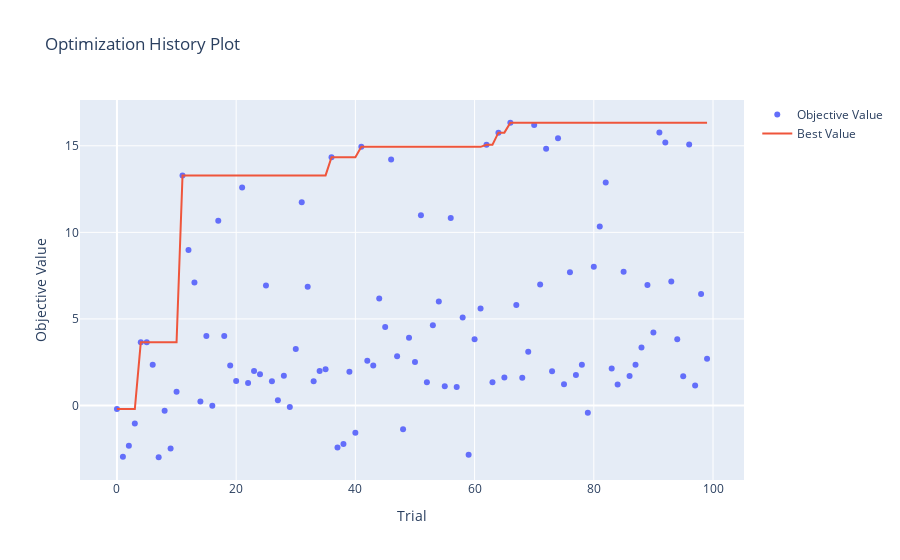
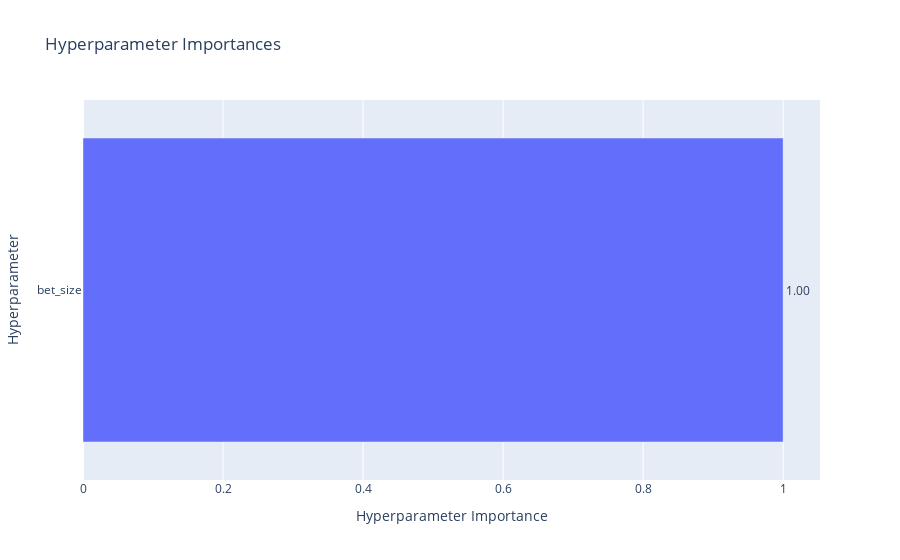

The notebook cell saved with these charts, in order:
### Code cell
# Plot optimization results
optuna.visualization.plot_optimization_history(study).show()
optuna.visualization.plot_param_importances(study).show()

### Figure 1 — Plotly figure (JSON) as saved in the notebook; plotly's stock layout.template omitted (floating-point values rounded to 4 significant figures)
{"data": [{"mode": "markers", "name": "Objective Value", "type": "scatter", "x": [0, 1, 2, 3, 4, 5, 6, 7, 8, 9, 10, 11, 12, 13, 14, 15, 16, 17, 18, 19, 20, 21, 22, 23, 24, 25, 26, 27, 28, 29, 30, 31, 32, 33, 34, 35, 36, 37, 38, 39, 40, 41, 42, 43, 44, 45, 46, 47, 48, 49, 50, 51, 52, 53, 54, 55, 56, 57, 58, 59, 60, 61, 62, 63, 64, 65, 66, 67, 68, 69, 70, 71, 72, 73, 74, 75, 76, 77, 78, 79, 80, 81, 82, 83, 84, 85, 86, 87, 88, 89, 90, 91, 92, 93, 94, 95, 96, 97, 98, 99], "y": [-0.2044, -2.964, -2.328, -1.039, 3.645, 3.645, 2.357, -2.991, -0.3021, -2.49, 0.7915, 13.29, 8.975, 7.106, 0.2224, 4.01, -0.01942, 10.68, 4.018, 2.303, 1.416, 12.59, 1.294, 1.997, 1.81, 6.935, 1.405, 0.3069, 1.722, -0.08947, 3.268, 11.74, 6.855, 1.405, 1.989, 2.086, 14.35, -2.426, -2.229, 1.948, -1.572, 14.94, 2.577, 2.313, 6.178, 4.53, 14.21, 2.838, -1.379, 3.912, 2.504, 10.99, 1.347, 4.633, 6.005, 1.115, 10.84, 1.061, 5.075, -2.846, 3.827, 5.605, 15.06, 1.341, 15.76, 1.62, 16.33, 5.803, 1.595, 3.1, 16.21, 6.985, 14.82, 1.975, 15.44, 1.223, 7.7, 1.76, 2.35, -0.4169, 8.015, 10.33, 12.88, 2.142, 1.206, 7.72, 1.71, 2.357, 3.349, 6.966, 4.211, 15.77, 15.19, 7.163, 3.822, 1.685, 15.08, 1.161, 6.446, 2.706]}, {"mode": "lines", "name": "Best Value", "type": "scatter", "x": [0, 1, 2, 3, 4, 5, 6, 7, 8, 9, 10, 11, 12, 13, 14, 15, 16, 17, 18, 19, 20, 21, 22, 23, 24, 25, 26, 27, 28, 29, 30, 31, 32, 33, 34, 35, 36, 37, 38, 39, 40, 41, 42, 43, 44, 45, 46, 47, 48, 49, 50, 51, 52, 53, 54, 55, 56, 57, 58, 59, 60, 61, 62, 63, 64, 65, 66, 67, 68, 69, 70, 71, 72, 73, 74, 75, 76, 77, 78, 79, 80, 81, 82, 83, 84, 85, 86, 87, 88, 89, 90, 91, 92, 93, 94, 95, 96, 97, 98, 99], "y": [-0.2044, -0.2044, -0.2044, -0.2044, 3.645, 3.645, 3.645, 3.645, 3.645, 3.645, 3.645, 13.29, 13.29, 13.29, 13.29, 13.29, 13.29, 13.29, 13.29, 13.29, 13.29, 13.29, 13.29, 13.29, 13.29, 13.29, 13.29, 13.29, 13.29, 13.29, 13.29, 13.29, 13.29, 13.29, 13.29, 13.29, 14.35, 14.35, 14.35, 14.35, 14.35, 14.94, 14.94, 14.94, 14.94, 14.94, 14.94, 14.94, 14.94, 14.94, 14.94, 14.94, 14.94, 14.94, 14.94, 14.94, 14.94, 14.94, 14.94, 14.94, 14.94, 14.94, 15.06, 15.06, 15.76, 15.76, 16.33, 16.33, 16.33, 16.33, 16.33, 16.33, 16.33, 16.33, 16.33, 16.33, 16.33, 16.33, 16.33, 16.33, 16.33, 16.33, 16.33, 16.33, 16.33, 16.33, 16.33, 16.33, 16.33, 16.33, 16.33, 16.33, 16.33, 16.33, 16.33, 16.33, 16.33, 16.33, 16.33, 16.33]}, {"marker": {"color": "#cccccc"}, "mode": "markers", "name": "Infeasible Trial", "showlegend": false, "type": "scatter", "x": [], "y": []}], "layout": {"title": {"text": "Optimization History Plot"}, "xaxis": {"title": {"text": "Trial"}}, "yaxis": {"title": {"text": "Objective Value"}}}}

### Figure 2 — Plotly figure (JSON) as saved in the notebook; plotly's stock layout.template omitted (floating-point values rounded to 4 significant figures)
{"data": [{"cliponaxis": false, "hovertemplate": ["bet_size (FloatDistribution): 1.0<extra></extra>"], "name": "Objective Value", "orientation": "h", "text": ["1.00"], "textposition": "outside", "type": "bar", "x": [1], "y": ["bet_size"]}], "layout": {"title": {"text": "Hyperparameter Importances"}, "xaxis": {"title": {"text": "Hyperparameter Importance"}}, "yaxis": {"title": {"text": "Hyperparameter"}}}}
